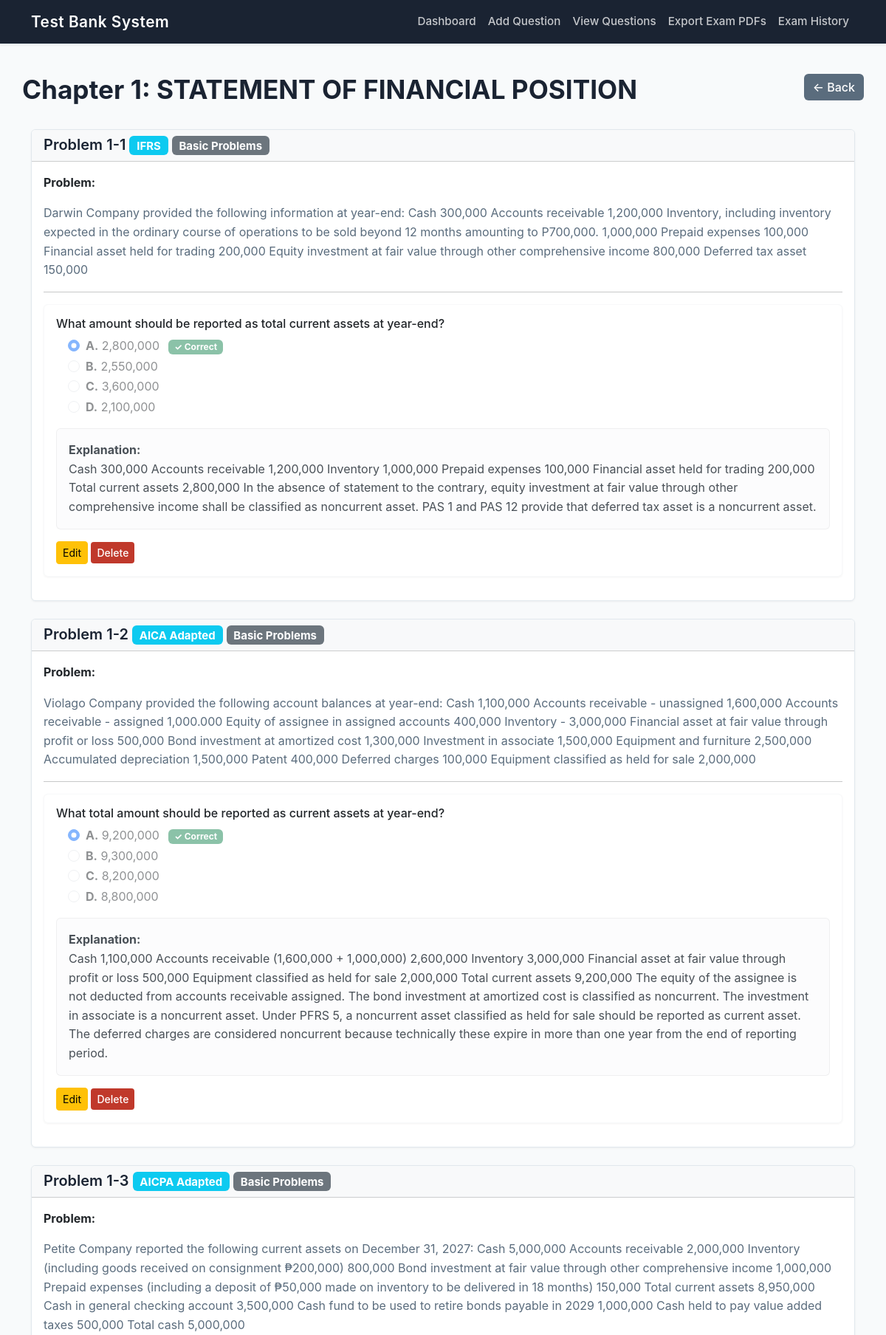
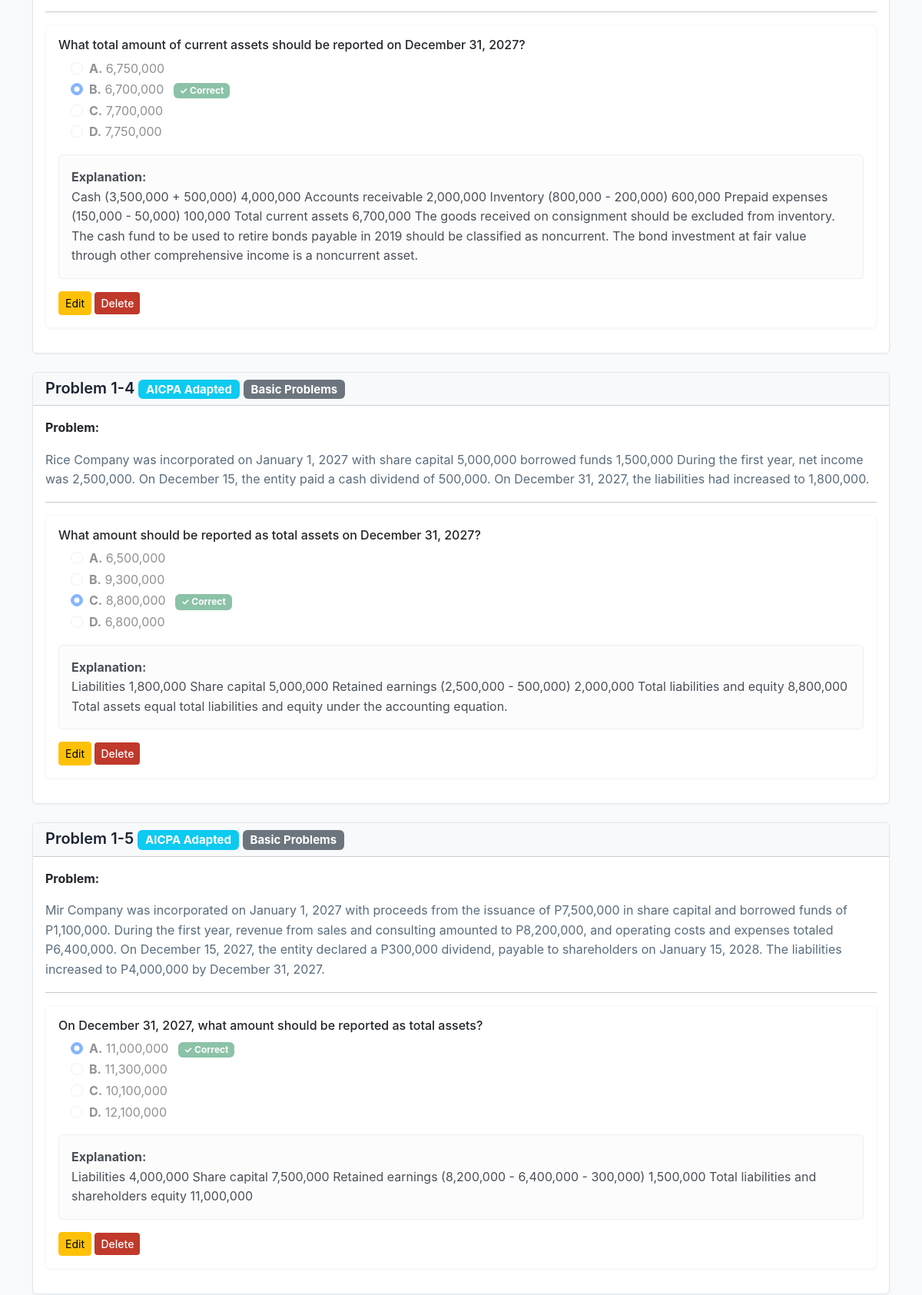
Screenshot of /chapter/1 (upper part) with the database file from the repository (2 pictures, top to bottom).
### tables this page shows
CREATE TABLE chapters (
            id INTEGER PRIMARY KEY AUTOINCREMENT,
            chapter_number INTEGER NOT NULL,
            chapter_title TEXT NOT NULL
        );

CREATE TABLE problems (
            id INTEGER PRIMARY KEY AUTOINCREMENT,
            chapter_id INTEGER NOT NULL,
            section TEXT,                 -- optional (Basic, Comprehensive)
            problem_code TEXT NOT NULL,   -- 1-1, 2-1, etc.
            standard TEXT,                -- IFRS, AICPA, AICA, etc.
            problem_text TEXT NOT NULL,
            FOREIGN KEY (chapter_id) REFERENCES chapters(id)
        );

CREATE TABLE questions (
            id INTEGER PRIMARY KEY AUTOINCREMENT,
            problem_id INTEGER NOT NULL,
            question_text TEXT NOT NULL,
            correct_choice TEXT NOT NULL,
            explanation TEXT,
            FOREIGN KEY (problem_id) REFERENCES problems(id)
        );

CREATE TABLE choices (
            id INTEGER PRIMARY KEY AUTOINCREMENT,
            question_id INTEGER NOT NULL,
            choice_label TEXT NOT NULL,
            choice_text TEXT NOT NULL,
            FOREIGN KEY (question_id) REFERENCES questions(id)
        );

### app.py (the view)
@app.route("/chapter/<int:chapter_id>")
def chapter_detail(chapter_id):
    conn = get_db()
    cursor = conn.cursor()
    cursor.execute("SELECT * FROM chapters WHERE id = ?", (chapter_id,))
    chapter = cursor.fetchone()
    cursor.execute("SELECT * FROM problems WHERE chapter_id = ?", (chapter_id,))
    problems = cursor.fetchall()
    questions_by_problem = {}
    choices_by_question = {}
    for problem in problems:
        cursor.execute("SELECT * FROM questions WHERE problem_id = ?", (problem["id"],))
        questions = cursor.fetchall()
        questions_by_problem[problem["id"]] = questions
        for question in questions:
            cursor.execute("SELECT * FROM choices WHERE question_id = ?", (question["id"],))
            choices = cursor.fetchall()
            choices_by_question[question["id"]] = choices
    conn.close()
    return render_template("chapter_detail.html",
                         chapter=chapter,
                         problems=problems,
                         questions_by_problem=questions_by_problem,
                         choices_by_question=choices_by_question)

### app.py (called while the page is built)
def get_db():
    conn = sqlite3.connect("testbank.db")
    conn.row_factory = sqlite3.Row
    return conn

### templates/chapter_detail.html (shortened to what this page needs)
{% extends "base.html" %}
{% block content %}
<div class="row mb-4">
    <div class="col-md-10">
        <h1>Chapter {{ chapter.chapter_number }}: {{ chapter.chapter_title }}</h1>
    </div>
    <div class="col-md-2 text-end">
        <a href="/chapters" class="btn btn-secondary">← Back</a>
    </div>
</div>
{% if problems %}
<div class="container-fluid">
    {% for problem in problems %}
    <div class="card mb-4">
        <div class="card-header bg-light">
            <h5 class="mb-0">Problem {{ problem.problem_code }}
                <span class="badge bg-info">{{ problem.standard }}</span>
                {% if problem.section %}<span class="badge bg-secondary">{{ problem.section }}</span>{% endif %}
            </h5>
        </div>
        <div class="card-body">
            <p><strong>Problem:</strong></p>
            <p class="text-muted">{{ problem.problem_text }}</p>
            {% set questions = questions_by_problem[problem.id] %}
            {% if questions %}
            <hr>
            <div class="mt-3">
                {% for question in questions %}
                <div class="card mb-3 border-light">
                    <div class="card-body">
                        <h6 class="card-title">{{ question.question_text }}</h6>
                        <div class="ms-3 mb-3">
                            {% set choices = choices_by_question[question.id] %}
                            {% for choice in choices %}
                            <div class="form-check">
                                <input class="form-check-input" type="radio" name="answer_{{ question.id }}" id="choice_{{ choice.id }}" value="{{ choice.choice_label }}" {% if choice.choice_label == question.correct_choice %}checked{% endif %} disabled>
                                <label class="form-check-label" for="choice_{{ choice.id }}">
                                    <strong>{{ choice.choice_label }}.</strong> {{ choice.choice_text }}
                                    {% if choice.choice_label == question.correct_choice %}<span class="badge bg-success ms-2">✓ Correct</span>{% endif %}
                                </label>
                            </div>
                            {% endfor %}
                        </div>
                        <div class="alert alert-light">
                            <strong>Explanation:</strong><br>
                            {{ question.explanation }}
                        </div>
                        <div class="mt-3">
                            <a href="/edit_question/{{ question.id }}" class="btn btn-sm btn-warning">Edit</a>
                            <a href="/delete_question/{{ question.id }}" class="btn btn-sm btn-danger" onclick="return confirm('Are you sure?')">Delete</a>
                        </div>
                    </div>
                </div>
                {% endfor %}
            </div>
            {% endif %}
        </div>
    </div>
    {% endfor %}
</div>
{% else %}
<div class="alert alert-info">
    <strong>📭 No questions in this chapter yet.</strong> <a href="/add_question">Add a question</a> to get started!
</div>
{% endif %}
{% endblock %}

### templates/base.html (style rules this page uses)
:root { --primary-dark: #1a2332; --primary-light: #2d3e50; --accent-teal: #0d7377; --accent-light: #4ecdc4; --text-dark: #2b3e4f; --text-light: #5a6c7d; --bg-light: #f8fafb; --bg-white: #ffffff; --border-color: #e1e8ed; --success: #27ae60; --warning: #f39c12; --danger: #c0392b; --info: #3498db; }
* { font-family: -apple-system, BlinkMacSystemFont, 'Segoe UI', 'Roboto', 'Oxygen', 'Ubuntu', 'Cantarell', 'Fira Sans', 'Droid Sans', 'Helvetica Neue', sans-serif; }
body { display: flex; flex-direction: column; min-height: 100vh; background-color: var(--bg-light); color: var(--text-dark); line-height: 1.6; }
.card { border: 1px solid var(--border-color); border-radius: 6px; box-shadow: 0 1px 3px rgba(0, 0, 0, 0.05); transition: box-shadow 0.3s, border-color 0.3s; background-color: var(--bg-white); }
.btn-secondary { background-color: var(--text-light); border: none; font-weight: 500; }
.btn-danger { background-color: var(--danger); border: none; font-weight: 500; }
h1 { color: var(--primary-dark); font-weight: 700; margin-bottom: 8px; font-size: 2.2rem; }
h5 { color: var(--primary-dark); font-weight: 600; }
.text-muted { color: var(--text-light) !important; }
.alert { border: 1px solid rgba(0, 0, 0, 0.05); border-radius: 6px; }

### rows the page displays
chapters: chapter_number "1", chapter_title "STATEMENT OF FINANCIAL POSITION"
problems: problem_code "1-1", standard "IFRS", section "Basic Problems", problem_text "Darwin Company provided the following information at year-end: Cash 300,000 Accounts receivable 1,200,000 Inventory, including inventory expected in the ordinary course of operations to be sold beyond 12 months amounting to P700,000. 1,000,000 Prepaid expenses 100,000 Financial asset held for trading 200,000 Equity investment at fair value through other comprehensive income 800,000 Deferred tax asset 150,000"
questions: question_text "What amount should be reported as total current assets at year-end?", explanation "Cash 300,000 Accounts receivable 1,200,000 Inventory 1,000,000 Prepaid expenses 100,000 Financial asset held for trading 200,000 Total current assets 2,800,000 In the absence of statement to the contrary, equity investment at fair value through other comprehensive income shall be classified as noncurrent asset. PAS 1 and PAS 12 provide that deferred tax asset is a noncurrent asset."
choices: choice_label "☑ A. 2,800,000 ✓ Correct", choice_label "A", choice_text "2,800,000"
choices: choice_label "☐ B. 2,550,000", choice_label "B", choice_text "2,550,000"
choices: choice_label "☐ C. 3,600,000", choice_label "C", choice_text "3,600,000"
choices: choice_label "☐ D. 2,100,000", choice_label "D", choice_text "2,100,000"
problems: problem_code "1-2", standard "AICA Adapted", section "Basic Problems", problem_text "Violago Company provided the following account balances at year-end: Cash 1,100,000 Accounts receivable - unassigned 1,600,000 Accounts receivable - assigned 1,000.000 Equity of assignee in assigned accounts 400,000 Inventory - 3,000,000 Financial asset at fair value through profit or loss 500,000 Bond investment at amortized cost 1,300,000 Investment in associate 1,500,000 Equipment and furniture 2,500,000 Accumulated depreciation 1,500,000 Patent 400,000 Deferred charges 100,000 Equipment classified as held for sale 2,000,000"
questions: question_text "What total amount should be reported as current assets at year-end?", explanation "Cash 1,100,000 Accounts receivable (1,600,000 + 1,000,000) 2,600,000 Inventory 3,000,000 Financial asset at fair value through profit or loss 500,000 Equipment classified as held for sale 2,000,000 Total current assets 9,200,000 The equity of the assignee is not deducted from accounts receivable assigned. The bond investment at amortized cost is classified as noncurrent. The investment in associate is a noncurrent asset. Under PFRS 5, a noncurrent asset classified as held for sale should be reported as current asset. The deferred charges are considered noncurrent because technically these expire in more than one year from the end of reporting period."
choices: choice_label "☑ A. 9,200,000 ✓ Correct", choice_label "A", choice_text "9,200,000"
choices: choice_label "☐ B. 9,300,000", choice_label "B", choice_text "9,300,000"
choices: choice_label "☐ C. 8,200,000", choice_label "C", choice_text "8,200,000"
choices: choice_label "☐ D. 8,800,000", choice_label "D", choice_text "8,800,000"
problems: problem_code "1-3", standard "AICPA Adapted", section "Basic Problems", problem_text "Petite Company reported the following current assets on December 31, 2027: Cash 5,000,000 Accounts receivable 2,000,000 Inventory (including goods received on consignment ₱200,000) 800,000 Bond investment at fair value through other comprehensive income 1,000,000 Prepaid expenses (including a deposit of ₱50,000 made on inventory to be delivered in 18 months) 150,000 Total current assets 8,950,000 Cash in general checking account 3,500,000 Cash fund to be used to retire bonds payable in 2029 1,000,000 Cash held to pay value added taxes 500,000 Total cash 5,000,000"
questions: question_text "What total amount of current assets should be reported on December 31, 2027?", explanation "Cash (3,500,000 + 500,000) 4,000,000 Accounts receivable 2,000,000 Inventory (800,000 - 200,000) 600,000 Prepaid expenses (150,000 - 50,000) 100,000 Total current assets 6,700,000 The goods received on consignment should be excluded from inventory. The cash fund to be used to retire bonds payable in 2019 should be classified as noncurrent. The bond investment at fair value through other comprehensive income is a noncurrent asset."
choices: choice_label "☐ A. 6,750,000", choice_label "A", choice_text "6,750,000"
choices: choice_label "☑ B. 6,700,000 ✓ Correct", choice_label "B", choice_text "6,700,000"
choices: choice_label "☐ C. 7,700,000", choice_label "C", choice_text "7,700,000"
choices: choice_label "☐ D. 7,750,000", choice_label "D", choice_text "7,750,000"
problems: problem_code "1-4", standard "AICPA Adapted", section "Basic Problems", problem_text "Rice Company was incorporated on January 1, 2027 with share capital 5,000,000 borrowed funds 1,500,000 During the first year, net income was 2,500,000. On December 15, the entity paid a cash dividend of 500,000. On December 31, 2027, the liabilities had increased to 1,800,000."
questions: question_text "What amount should be reported as total assets on December 31, 2027?", explanation "Liabilities 1,800,000 Share capital 5,000,000 Retained earnings (2,500,000 - 500,000) 2,000,000 Total liabilities and equity 8,800,000 Total assets equal total liabilities and equity under the accounting equation."
choices: choice_label "☐ A. 6,500,000", choice_label "A", choice_text "6,500,000"
choices: choice_label "☐ B. 9,300,000", choice_label "B", choice_text "9,300,000"
choices: choice_label "☑ C. 8,800,000 ✓ Correct", choice_label "C", choice_text "8,800,000"
choices: choice_label "☐ D. 6,800,000", choice_label "D", choice_text "6,800,000"
problems: problem_code "1-5", standard "AICPA Adapted", section "Basic Problems", problem_text "Mir Company was incorporated on January 1, 2027 with proceeds from the issuance of P7,500,000 in share capital and borrowed funds of P1,100,000. During the first year, revenue from sales and consulting amounted to P8,200,000, and operating costs and expenses totaled P6,400,000. On December 15, 2027, the entity declared a P300,000 dividend, payable to shareholders on January 15, 2028. The liabilities increased to P4,000,000 by December 31, 2027."
questions: question_text "On December 31, 2027, what amount should be reported as total assets?", explanation "Liabilities 4,000,000 Share capital 7,500,000 Retained earnings (8,200,000 - 6,400,000 - 300,000) 1,500,000 Total liabilities and shareholders equity 11,000,000"
choices: choice_label "☑ A. 11,000,000 ✓ Correct", choice_label "A", choice_text "11,000,000"
choices: choice_label "☐ B. 11,300,000", choice_label "B", choice_text "11,300,000"
choices: choice_label "☐ C. 10,100,000", choice_label "C", choice_text "10,100,000"
choices: choice_label "☐ D. 12,100,000", choice_label "D", choice_text "12,100,000"
